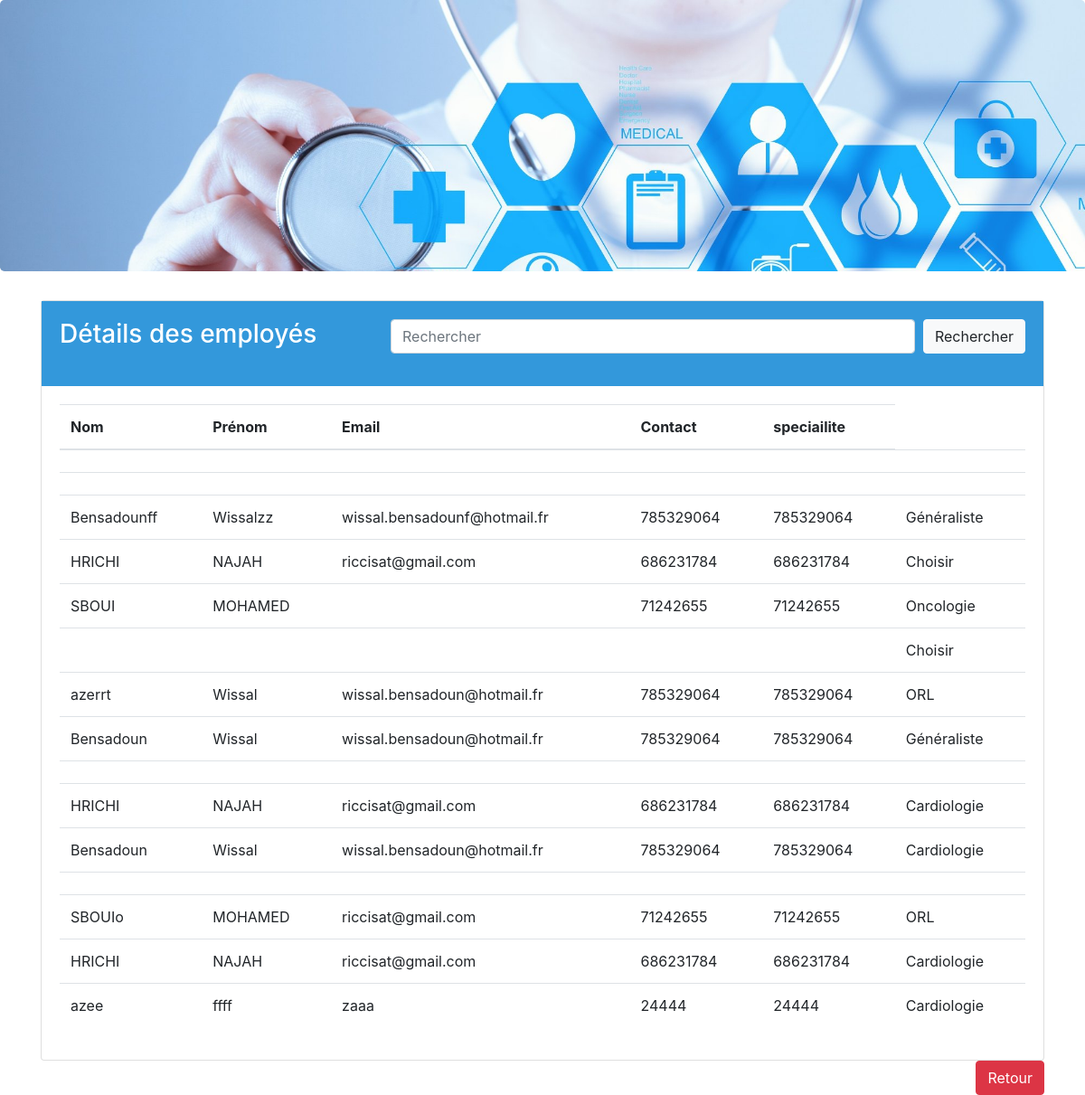
The app's page /viewstaff.php with its own data.
### tables this page shows
CREATE TABLE `staff` (
  `id` int(11) NOT NULL,
  `nom` text,
  `prenom` text,
  `phone` text,
  `email` varchar(80) DEFAULT NULL,
  `specialite` text,
  `photo` blob
);

### stafffunc.php (the view, shortened to what this page needs)
<?php
$con = mysqli_connect("localhost", "root", "", "hmsdb");
function get_staff_details(){
    global $con;
    $query="select * from staff";
    $result= mysqli_query($con,$query);
    while ($row=mysqli_fetch_array($result)) {
    $nom=$row['nom'];
    $prenom=$row['prenom'];
    $email=$row['email'];
    $phone=$row['phone'];
    $specialite=$row['specialite'];
    echo
    "<tr>
      <td>$nom</td>
      <td>$prenom</td>
      <td>$email</td>
      <td>$phone</td>
      <td>$phone</td>
      <td>$specialite</td>
       </tr>";
    }
}
?>

### records on screen
staff: nom "Bensadounff", prenom "Wissalzz", email "wissal.bensadounf@hotmail.fr", phone "785329064", specialite "Généraliste"
staff: nom "HRICHI", prenom "NAJAH", email "riccisat@gmail.com", phone "686231784", specialite "Choisir"
staff: nom "SBOUI", prenom "MOHAMED", phone "71242655", specialite "Oncologie"
staff: specialite "Choisir"
staff: nom "azerrt", prenom "Wissal", email "wissal.bensadoun@hotmail.fr", phone "785329064", specialite "ORL"
staff: nom "Bensadoun", prenom "Wissal", email "wissal.bensadoun@hotmail.fr", phone "785329064", specialite "Généraliste"
staff: nom "HRICHI", prenom "NAJAH", email "riccisat@gmail.com", phone "686231784", specialite "Cardiologie"
staff: nom "Bensadoun", prenom "Wissal", email "wissal.bensadoun@hotmail.fr", phone "785329064", specialite "Cardiologie"
staff: nom "SBOUIo", prenom "MOHAMED", email "riccisat@gmail.com", phone "71242655", specialite "ORL"
staff: nom "HRICHI", prenom "NAJAH", email "riccisat@gmail.com", phone "686231784", specialite "Cardiologie"
staff: nom "azee", prenom "ffff", email "zaaa", phone "24444", specialite "Cardiologie"
